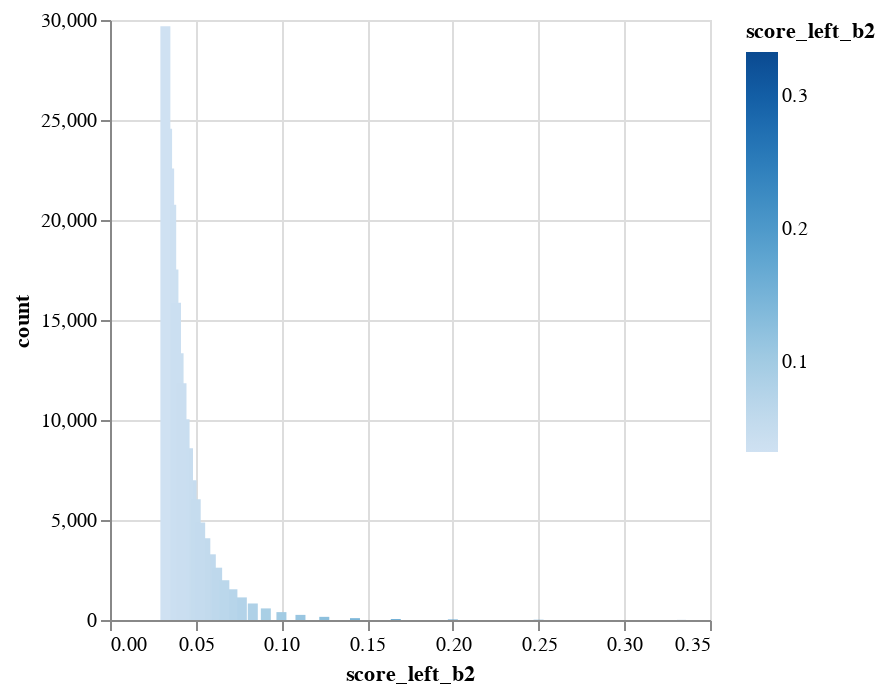
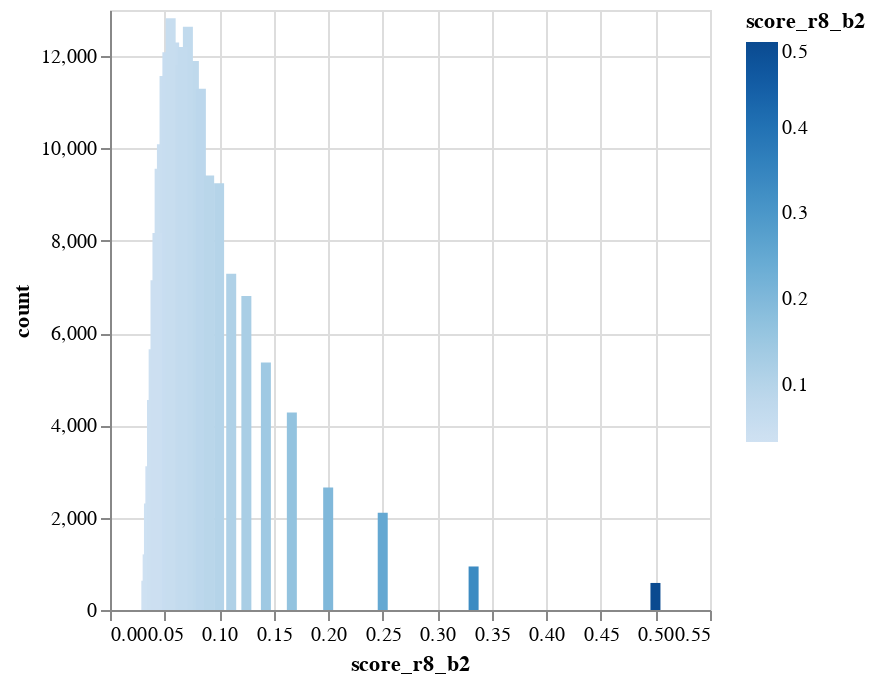

The code cell stored with these charts, in order, in its notebook:
### Code cell
show_b_stats('score_left_b2')
show_b_stats('score_r8_b2')

### Figure 1 — Vega-Lite specification as saved in the notebook (floating-point values rounded to 4 significant figures)
{"config": {"view": {"continuousWidth": 300, "continuousHeight": 300}}, "data": {"name": "data-581b60eb97a4e7bd86d5533daef14aec"}, "mark": {"type": "bar", "tooltip": true}, "encoding": {"color": {"field": "score_left_b2", "type": "quantitative"}, "x": {"field": "score_left_b2", "type": "quantitative"}, "y": {"field": "count", "type": "quantitative"}}, "params": [{"name": "param_1", "select": {"type": "interval", "encodings": ["x", "y"]}, "bind": "scales"}], "$schema": "https://vega.github.io/schema/vega-lite/v5.20.1.json", "datasets": {"data-581b60eb97a4e7bd86d5533daef14aec": [{"score_left_b2": 0.0476, "count": 6993}, {"score_left_b2": 0.125, "count": 158}, {"score_left_b2": 0.0333, "count": 24568}, {"score_left_b2": 0.0588, "count": 3284}, {"score_left_b2": 0.0769, "count": 1130}, {"score_left_b2": 0.1, "count": 394}, {"score_left_b2": 0.0714, "count": 1536}, {"score_left_b2": 0.037, "count": 17524}, {"score_left_b2": 0.0833, "count": 826}, {"score_left_b2": 0.3333, "count": 2}, {"score_left_b2": 0.0345, "count": 22574}, {"score_left_b2": 0.04, "count": 13334}, {"score_left_b2": 0.0625, "count": 2616}, {"score_left_b2": 0.1111, "count": 256}, {"score_left_b2": 0.0455, "count": 8584}, {"score_left_b2": 0.0667, "count": 1989}, {"score_left_b2": 0.05, "count": 6039}, {"score_left_b2": 0.25, "count": 8}, {"score_left_b2": 0.0357, "count": 20764}, {"score_left_b2": 0.0435, "count": 10041}, {"score_left_b2": 0.0323, "count": 29682}, {"score_left_b2": 0.1429, "count": 92}, {"score_left_b2": 0.2, "count": 22}, {"score_left_b2": 0.0385, "count": 15857}, {"score_left_b2": 0.1667, "count": 46}, {"score_left_b2": 0.0909, "count": 580}, {"score_left_b2": 0.0556, "count": 4088}, {"score_left_b2": 0.0526, "count": 4877}, {"score_left_b2": 0.0417, "count": 11838}]}}

### Figure 2 — Vega-Lite specification as saved in the notebook (floating-point values rounded to 4 significant figures)
{"config": {"view": {"continuousWidth": 300, "continuousHeight": 300}}, "data": {"name": "data-ebc1641ec9797cff3e95f2ce35d256c0"}, "mark": {"type": "bar", "tooltip": true}, "encoding": {"color": {"field": "score_r8_b2", "type": "quantitative"}, "x": {"field": "score_r8_b2", "type": "quantitative"}, "y": {"field": "count", "type": "quantitative"}}, "params": [{"name": "param_2", "select": {"type": "interval", "encodings": ["x", "y"]}, "bind": "scales"}], "$schema": "https://vega.github.io/schema/vega-lite/v5.20.1.json", "datasets": {"data-ebc1641ec9797cff3e95f2ce35d256c0": [{"score_r8_b2": 0.125, "count": 6804}, {"score_r8_b2": 0.0476, "count": 10093}, {"score_r8_b2": 0.0769, "count": 11893}, {"score_r8_b2": 0.0588, "count": 12294}, {"score_r8_b2": 0.0333, "count": 634}, {"score_r8_b2": 0.037, "count": 3113}, {"score_r8_b2": 0.0714, "count": 12635}, {"score_r8_b2": 0.1, "count": 9247}, {"score_r8_b2": 0.5, "count": 586}, {"score_r8_b2": 0.0833, "count": 11293}, {"score_r8_b2": 0.3333, "count": 943}, {"score_r8_b2": 0.0345, "count": 1205}, {"score_r8_b2": 0.04, "count": 5649}, {"score_r8_b2": 0.0625, "count": 11807}, {"score_r8_b2": 0.1111, "count": 7284}, {"score_r8_b2": 0.25, "count": 2109}, {"score_r8_b2": 0.0357, "count": 2308}, {"score_r8_b2": 0.0455, "count": 9560}, {"score_r8_b2": 0.0667, "count": 12201}, {"score_r8_b2": 0.05, "count": 11568}, {"score_r8_b2": 0.0435, "count": 8169}, {"score_r8_b2": 0.1429, "count": 5364}, {"score_r8_b2": 0.2, "count": 2654}, {"score_r8_b2": 0.0385, "count": 4549}, {"score_r8_b2": 0.1667, "count": 4278}, {"score_r8_b2": 0.0909, "count": 9415}, {"score_r8_b2": 0.0526, "count": 12083}, {"score_r8_b2": 0.0556, "count": 12822}, {"score_r8_b2": 0.0417, "count": 7142}]}}
